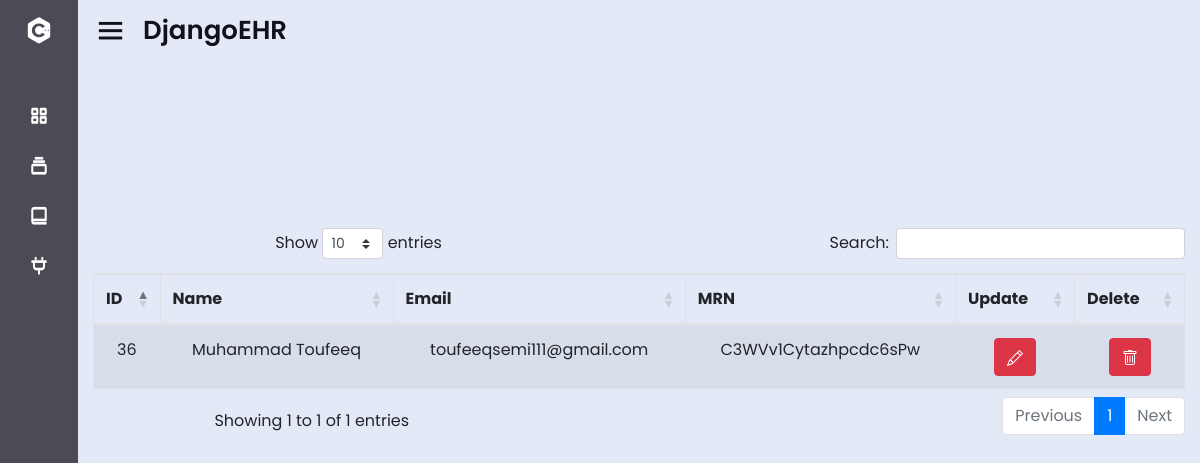
The page /patientlist/ on the database as committed earlier.
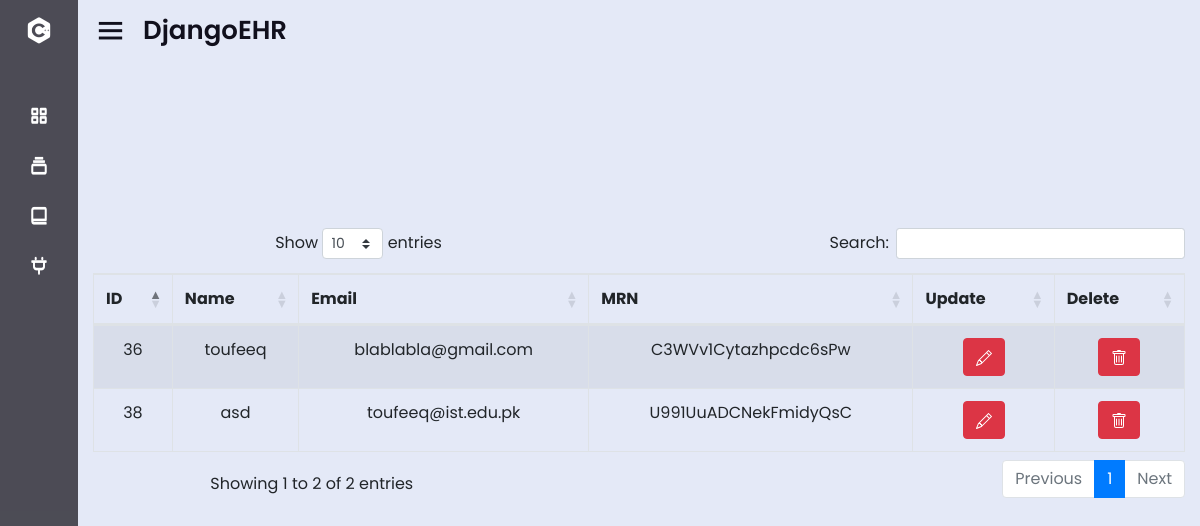
The same page on the database as committed later.
### patient/models.py (models this page shows, shortened)
class Patient(models.Model):
    id = models.AutoField(primary_key=True)
    name = models.CharField(max_length=25, blank=True, null=True)
    date_of_birth = models.DateField(blank=True, null=True)
    address = models.TextField()
    medical_history = models.TextField(blank=True)
    email = models.EmailField(blank=True, null=True)
    MRN = models.CharField(max_length=20, unique=True, null=True)

### patient/views.py (the view)
# urls.py: path("patientlist/", views.patientlist, name="patientlist"),
def patientlist(request):
    if request.method == "POST":
        form = PatientForm(request.POST)
        name = request.POST.get("name")
        email = request.POST.get("email")
        if form.is_valid():
            form.save()
    else:
        form = PatientForm()
        information = Patient.objects.all()
        return render(request, "patient/patientlist.html",{"information":information, "form":form})

### patient/forms.py
class PatientForm(forms.ModelForm):
    email = forms.EmailField()
    name = forms.CharField()
    class Meta:
        model = Patient
        fields = [ "name", 'email']

### patient/templates/patient/patientlist.html (shortened to what this page needs)
{% extends "patient/base.html" %}
{% block content %}
{% load crispy_forms_tags %}
{% load static %}
<link href="{% static 'css/jquery.toast.css' %}" rel="stylesheet">
<link href="https://cdnjs.cloudflare.com/ajax/libs/twitter-bootstrap/4.5.2/css/bootstrap.css" rel="stylesheet"/>
<link href="https://cdn.datatables.net/1.13.6/css/dataTables.bootstrap4.min.css" rel="stylesheet"/>
<br><br><br><br><br>
<br><br>
<div class="container" style="text-align:center">
    <table id="example" class="table table-striped table-bordered" style="width:100%">
        <thead>
            <tr style="text-align:center">
                <th>ID</th>
                <th>Name</th>
                <th>Email</th>
                <th>MRN</th>
                <th>Update</th>
                <th>Delete</th>
            </tr>
        </thead>
        <tbody>
            {% for x in information %}
            <tr>
                <td>{{ x.id }}</td>
                <td>{{ x.name }}</td>
                <td>{{ x.email }}</td>
                <td>{{ x.MRN }}</td>
                <td>
                    <a href="javascript:void(0)" class="btn btn-danger edit-button preview" ></a>
                </td>
                <td>
                    <a href="delete/{{ x.id }}" class="btn btn-danger" id="deleteBtn{{ x.id }}"></a>
                </td>
            </tr>
            {% endfor %}
        </tbody>
    </table>
</div>
{% endblock %}

Rows that differ between the two databases and show on the page:
changed Patient "C3WVv1Cytazhpcdc6sPw": name "Muhammad Toufeeq" → "toufeeq"; email "toufeeqsemi111@gmail.com" → "blablabla@gmail.com"
added Patient: id "38", name "asd", email "toufeeq@ist.edu.pk", MRN "U991UuADCNekFmidyQsC"
Other text that changed with them:
text written by a page script: "Show entries Search: Showing 1 to 1 of 1 entries Previous 1 Next" → "Show entries Search: Showing 1 to 2 of 2 entries Previous 1 Next"
